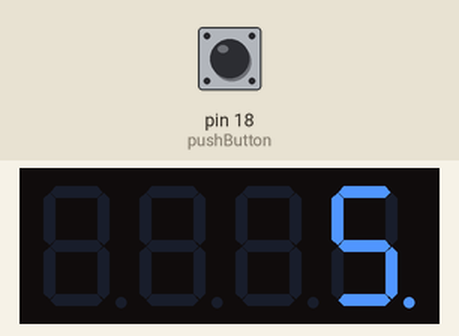
A sketch run on a simulated Arduino Uno, built with avr-gcc and run on an emulated ATmega328P. Parts: 4-digit seven-segment display. Inputs (shaded band) come from the test bench; at power-on: pin 18 (pushButton) HIGH. What the sketch prints to the serial monitor is not drawn.

Above: at 5.1 s.

The sketch:

gra-Minutka-serial-test.ino
```cpp
/* Gra "Minutka"
   Pomysł: Antek Kaczor
   Realizacja: Paweł Kaczor

   Gra polega na wyliczeniu "w myślach" kiedy upłynie jedna minuta.
   Gracze naciskają swoje przyciski kiedy uważają, że nadszedł właściwy czas.
   Arduino zapamiętuje czas naciśnięcia i numer gracza.
   Gdy ostatni gracz przyciśnie swój przycisk, program wybiera czas najbliższy
   jednej minucie, sprawdza który gracz zwyciężył i zapala jego diodę.

   W program użyłem biblioteki SevSeg, ułatwiającej zabawę z 7-segmentowym wyświetlaczem.
*/

#include "SevSeg.h"

SevSeg sevseg; //Instantiate a seven segment controller object
int pushButton = 18;         // pin Analog 4 - tu jest testowy przycisk
static int wynik1 = 0;       // wynik pierwszego gracza
#define interval 6000        // jedna minuta
unsigned long previousMillis=0;
float diffMillis=0;  // różnica między zapamiętanymi a obecnymi millisami


void saveTimer(unsigned long currentMillis){
  diffMillis = currentMillis - previousMillis;
  if (diffMillis > 5000) {  // nie sprawdzam poniżej 5 sek. od poprzedniego naciśnięcia (tyle też trwa wyświetlenie)
      diffMillis = currentMillis - previousMillis;
      Serial.print("Roznica wynosi: ");
      Serial.print(currentMillis);
      Serial.print(" - ");
      Serial.print(previousMillis);
      Serial.print(" = ");
      Serial.print(diffMillis);
      Serial.print(" czyli ");
      Serial.print(diffMillis / 1000);
      Serial.println(" sekund.");
      previousMillis = currentMillis;
      sevseg.setNumber(diffMillis/1000, 0);
  }
}


void setup() {
  pinMode(pushButton, INPUT_PULLUP);
  // Konsola debugowania ;)
  Serial.begin(9600);
  delay(5000);  // czekam 5s na zainicjowanie Seriala
  Serial.println("Startuję...");
  // Ustawienia 7-segmentowego wyświetlacza
  byte numDigits = 4;
  byte digitPins[] = {2, 3, 4, 5};
  byte segmentPins[] = {13, 12, 11, 10, 9, 8, 7, 6};
  sevseg.begin(COMMON_ANODE, numDigits, digitPins, segmentPins);
  sevseg.setBrightness(90);
}

void loop() {
  unsigned long currentMillis = millis();
  if (digitalRead(pushButton) == HIGH) {
    saveTimer(currentMillis);
    sevseg.refreshDisplay(); // Must run repeatedly

   } else {

    // Serial.println(currentMillis);

   }
}
```
